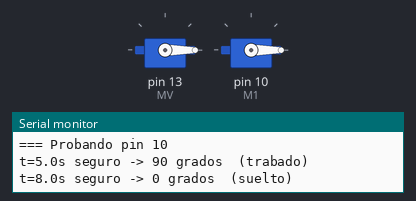
The sketch below on a simulated Arduino Mega 2560, built with avr-gcc and run on an emulated ATmega2560. On the bench: 2 × servo, the last lines printed to the serial monitor.

Above: at 8.1 s.
At 38.1 s:
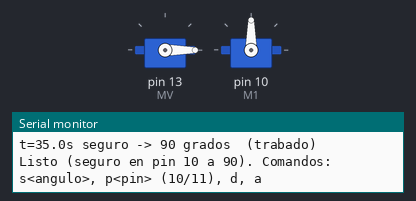
Timing chart, 0 to 39.6 s (numbered marks = the images above):
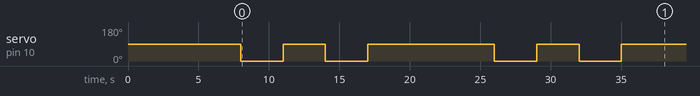

The sketch:

seguro_test.ino
```cpp
// Prueba del servo "seguro" (pin 10). Peltier y ventiladores APAGADOS, válvula cerrada,
// servo de volcado desconectado (como en reposo). Usar con el plato VACÍO.
//
// Secuencia automática (tras 5 s): 90 -> 0 -> 90 -> 0 -> 90 (3 s entre pasos),
// primero en el pin 10 (seguro) y luego en el pin 11 (conector del volcado).
// Después acepta comandos por Serial (115200): "s<angulo>", "p<pin>" (10/11), "d" desconecta, "a" reconecta.

#include <Servo.h>

const uint8_t M1 = 10, M2 = 11, MV = 13;
uint8_t pinActual = M1;
const uint8_t POWER_PINS[] = {5, 4, 39, 33, 30, 31, 2, 28, 29, 3};  // IBT-2 y L298N

Servo seguro, valvula;

void mover(int ang, const __FlashStringHelper *nota, unsigned long espera) {
  seguro.write(ang);
  Serial.print(F("t=")); Serial.print(millis() / 1000.0, 1);
  Serial.print(F("s seguro -> ")); Serial.print(ang); Serial.print(F(" grados  "));
  Serial.println(nota);
  delay(espera);
}

void secuencia(uint8_t pin) {
  seguro.detach();
  seguro.write(90); seguro.attach(pin);
  Serial.print(F("=== Probando pin ")); Serial.println(pin);
  mover(90, F("(trabado)"), 3000);
  mover(0,  F("(suelto)"), 3000);
  mover(90, F("(trabado)"), 3000);
  mover(0,  F("(suelto)"), 3000);
  mover(90, F("(trabado)"), 3000);
  seguro.detach();
}

void setup() {
  for (uint8_t p : POWER_PINS) { pinMode(p, OUTPUT); digitalWrite(p, LOW); }
  valvula.write(0); valvula.attach(MV);  // válvula cerrada

  Serial.begin(115200);
  Serial.println(F("seguro_test: Peltier/ventiladores APAGADOS. Inicia en 5 s"));
  delay(5000);

  secuencia(M1);   // pin 10: donde el firmware espera el seguro
  delay(3000);
  secuencia(M2);   // pin 11: conector del servo de volcado

  seguro.write(90); seguro.attach(M1);
  Serial.println(F("Listo (seguro en pin 10 a 90). Comandos: s<angulo>, p<pin> (10/11), d, a"));
}

void loop() {
  if (Serial.available()) {
    String cmd = Serial.readStringUntil('\n');
    cmd.trim();
    if (cmd.startsWith("s")) {
      int ang = constrain(cmd.substring(1).toInt(), 0, 180);
      mover(ang, F("(manual)"), 0);
    } else if (cmd.startsWith("p")) {
      pinActual = cmd.substring(1).toInt();
      seguro.detach(); seguro.write(90); seguro.attach(pinActual);
      Serial.print(F("servo ahora en pin ")); Serial.println(pinActual);
    } else if (cmd == "d") {
      seguro.detach(); Serial.println(F("seguro desconectado (sin fuerza)"));
    } else if (cmd == "a") {
      seguro.attach(pinActual); Serial.println(F("seguro conectado"));
    }
  }
}
```
